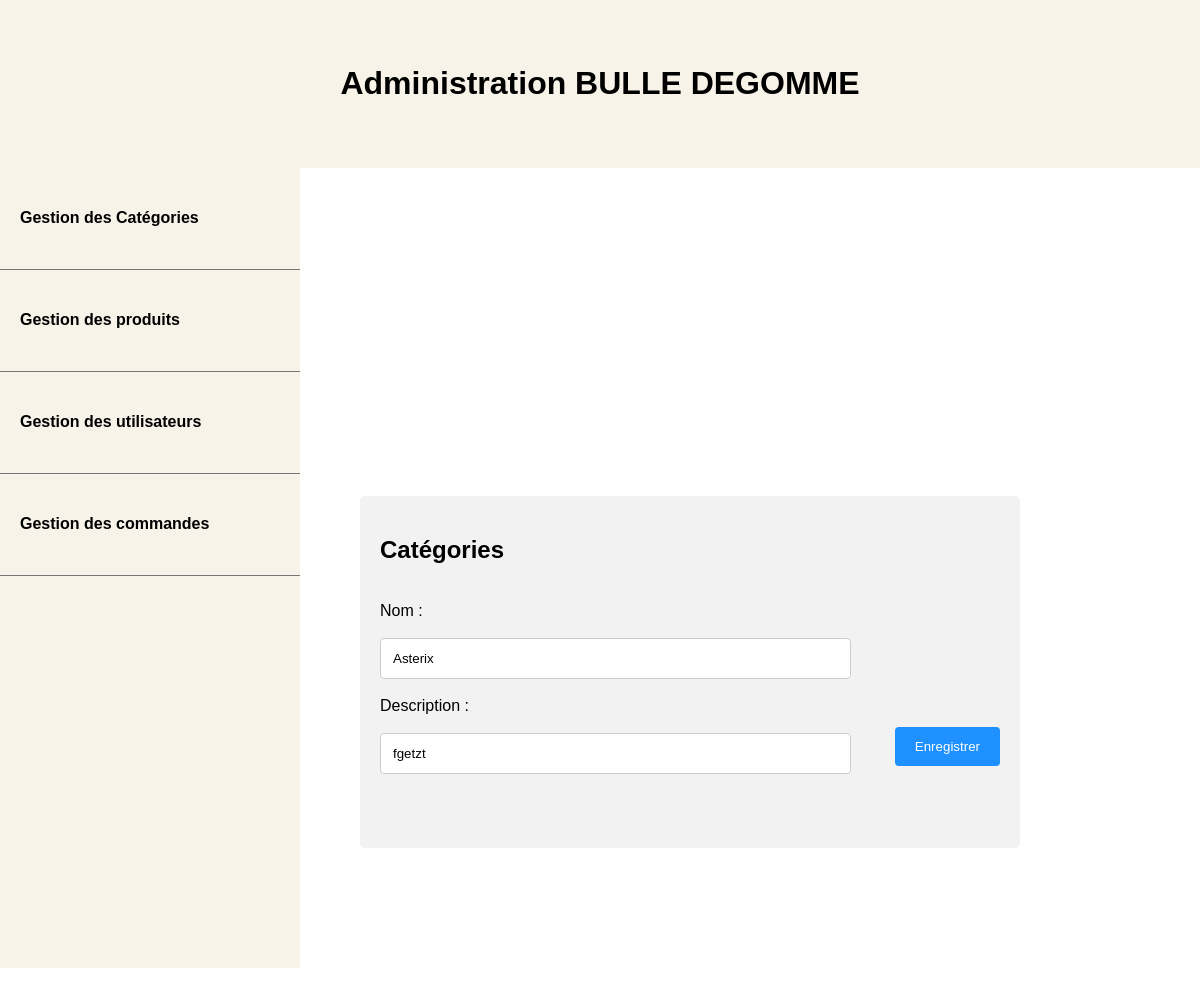
Page /admin/index.php?controller=categories&action=edit&id=1 on the earlier database version.
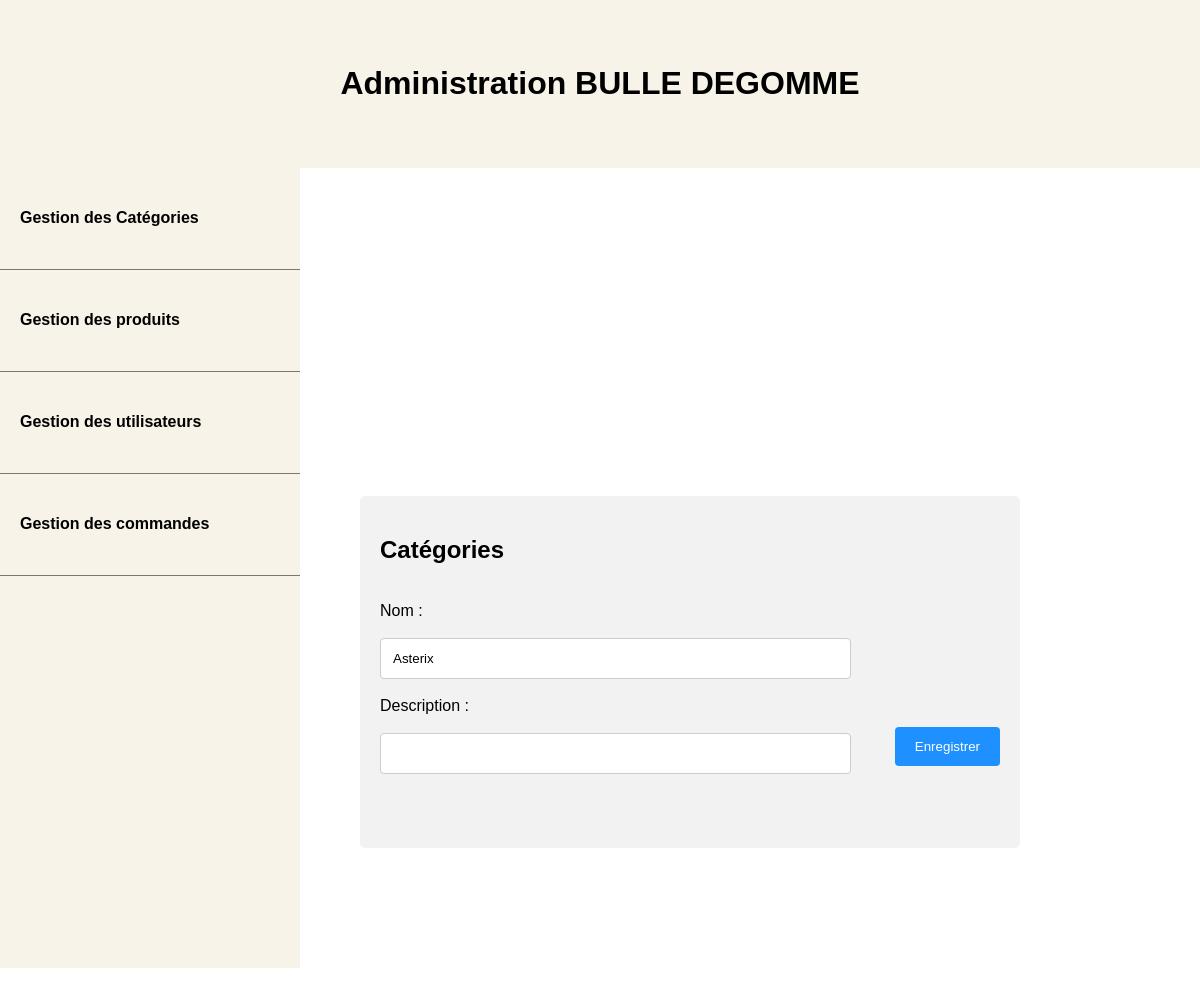
Same page on the later database version.
### tables this page shows
CREATE TABLE IF NOT EXISTS `categories` (
  `id` int(11) NOT NULL AUTO_INCREMENT,
  `name` varchar(255) NOT NULL,
  `description` text NOT NULL,
  PRIMARY KEY (`id`)
);

### admin/models/Category.php (called while the page is built, shortened)
<?php
function getAllCategories()
{
    $db = dbConnect();
    $query = $db->prepare('SELECT * FROM categories');
    $query->execute();
    $categories =  $query->fetchAll();
    return $categories;
}
function getCategory($id){
        $db = dbConnect();
        $query = $db->prepare('SELECT * FROM categories WHERE id = ?');
        $query->execute([$id]);
        $result = $query->fetch();
        return $result;
}

### admin/views/categoryForm.php (the view, shortened to what this page needs)
<?php require ('partials/header.php'); ?>
<?php require 'partials/head_assets.php'; ?>
<?php require ('partials/menu.php'); ?>
<div class="container">
    <h2>Catégories </h2>
    <form action="index.php?controller=categories&action=<?= isset($category) || (isset($_SESSION['old_inputs']) && $_GET['action'] == 'edit') ? 'edit&id='. $_GET['id'] : 'add' ?>" method="post" enctype="multipart/form-data">
        <div class="row">
            <div class="col-25">
                <label for="name">Nom :</label>
            </div>
            <div class="col-75">
                <input  type="text" name="name" id="name" value="<?= isset($_SESSION[
                    'old_inputs']) ? $_SESSION['old_inputs']['name'] : '' ?><?= isset($category) ?htmlspecialchars($category['name']):''?>"
            </div>
        </div>
        <div class="row">
            <div class="col-25">
                <label for="year">Description :</label>
            </div>
            <div class="col-75">
                <input  type="text" name="description" id="description" value="<?= isset($_SESSION[
                    'old_inputs']) ? $_SESSION['old_inputs']['description'] : '' ?><?= isset($category) ? $category['description']:''?>"
            </div>
        </div>
        <div class="row">
            <input type="submit" value="Enregistrer">
        </div>
    </form>
</div>
</body>
</html>

Differences in the rows shown:
changed categories "Asterix": description "fgetzt" → (not shown)
